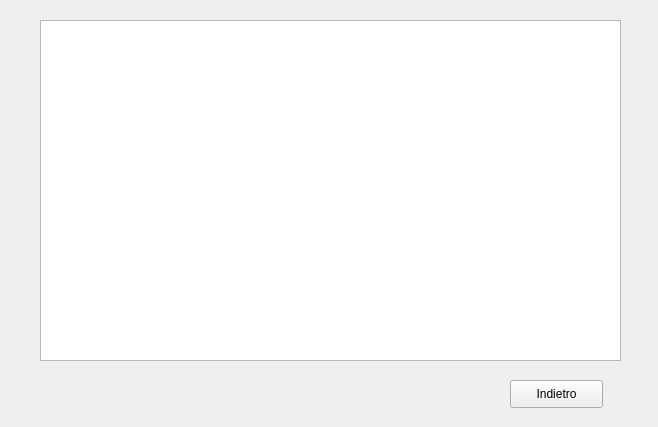
<?xml version="1.0" encoding="UTF-8"?>
<ui version="4.0">
 <class>Form</class>
 <widget class="QWidget" name="Form">
  <property name="geometry">
   <rect>
    <x>0</x>
    <y>0</y>
    <width>658</width>
    <height>427</height>
   </rect>
  </property>
  <property name="windowTitle">
   <string>Visualizza Prenotazioni</string>
  </property>
  <widget class="QTextBrowser" name="textBrowser">
   <property name="geometry">
    <rect>
     <x>40</x>
     <y>20</y>
     <width>581</width>
     <height>341</height>
    </rect>
   </property>
  </widget>
  <widget class="QPushButton" name="pushButton">
   <property name="geometry">
    <rect>
     <x>510</x>
     <y>380</y>
     <width>93</width>
     <height>28</height>
    </rect>
   </property>
   <property name="text">
    <string>Indietro</string>
   </property>
  </widget>
 </widget>
 <resources/>
 <connections/>
</ui>
